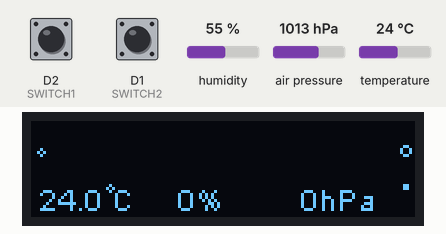
This program was run on a simulated ESP8266 (NodeMCU). Shown: 128×32 one-colour display. The inputs (shaded band) are chosen by the test bench; at power-on: D2 (SWITCH1) HIGH, D1 (SWITCH2) HIGH, humidity 55 %, air pressure 1013 hPa, temperature 24 °C. WiFi joins after 1.5 s; servers stay silent unless stated; what the program prints to the serial monitor is not drawn.

Above: at 2.7 s.
2.8 s: D2 (SWITCH1) pulled LOW for 0.15 s
At 4.6 s:
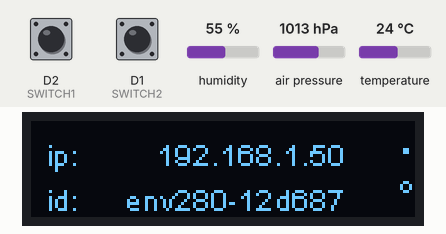
4.9 s: D2 (SWITCH1) pulled LOW for 1 s
At 7.6 s:
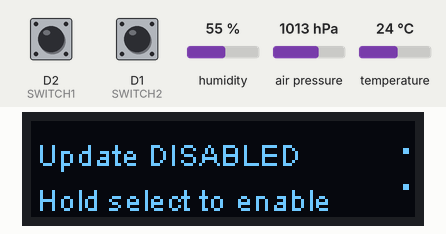
7.9 s: D1 (SWITCH2) pulled LOW for 1 s
At 8.08 s:
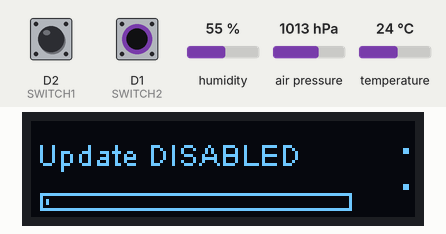
10.6 s: D1 (SWITCH2) pulled LOW for 3.2 s
At 13.3 s:
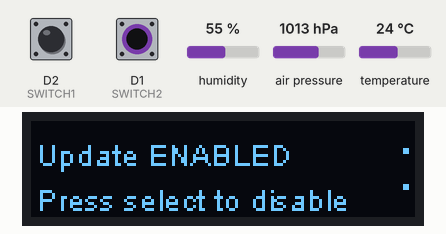
15.3 s: D2 (SWITCH1) pulled LOW for 0.15 s
At 16.2 s:
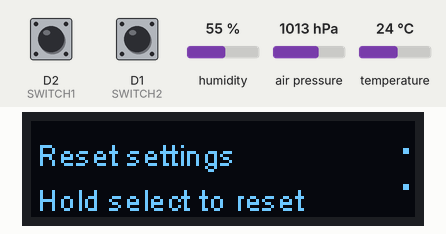
17.4 s: D1 (SWITCH2) pulled LOW for 0.15 s
Timing chart, 0 to 20.1 s (numbered marks = the images above; inputs shaded):
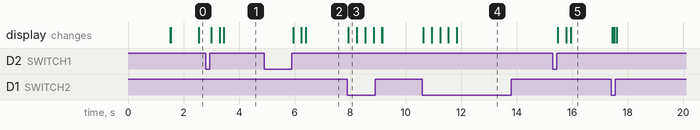

The program:

main.cpp
```cpp
#include <Arduino.h>

/**
 * The MIT License (MIT)
 *
 * Copyright (c) 2016 by Daniel Eichhorn
 * Copyright (c) 2016 by Fabrice Weinberg
 *
 * Permission is hereby granted, free of charge, to any person obtaining a copy
 * of this software and associated documentation files (the "Software"), to deal
 * in the Software without restriction, including without limitation the rights
 * to use, copy, modify, merge, publish, distribute, sublicense, and/or sell
 * copies of the Software, and to permit persons to whom the Software is
 * furnished to do so, subject to the following conditions:
 *
 * The above copyright notice and this permission notice shall be included in all
 * copies or substantial portions of the Software.
 *
 * THE SOFTWARE IS PROVIDED "AS IS", WITHOUT WARRANTY OF ANY KIND, EXPRESS OR
 * IMPLIED, INCLUDING BUT NOT LIMITED TO THE WARRANTIES OF MERCHANTABILITY,
 * FITNESS FOR A PARTICULAR PURPOSE AND NONINFRINGEMENT. IN NO EVENT SHALL THE
 * AUTHORS OR COPYRIGHT HOLDERS BE LIABLE FOR ANY CLAIM, DAMAGES OR OTHER
 * LIABILITY, WHETHER IN AN ACTION OF CONTRACT, TORT OR OTHERWISE, ARISING FROM,
 * OUT OF OR IN CONNECTION WITH THE SOFTWARE OR THE USE OR OTHER DEALINGS IN THE
 * SOFTWARE.
 *
 */

// Requires brzo_i2c
#include "SSD1306Brzo.h"

// Include the UI lib
#include "OLEDDisplayUi.h"

// Include custom images
#include "images.h"

// For BME280
#include <Wire.h>
#include <SPI.h>
#include <Adafruit_Sensor.h>
#include <Adafruit_BME280.h>

// Wifi, mDNS and OTA
#include <ESP8266WiFi.h>
#include <ESP8266mDNS.h>
#include <WiFiUdp.h>
#include <ArduinoOTA.h>

// WifiManager for setting up connection
#include <DNSServer.h>            //Local DNS Server used for redirecting all requests to the configuration portal
#include <ESP8266WebServer.h>     //Local WebServer used to serve the configuration portal
#include <WiFiManager.h>          //https://github.com/tzapu/WiFiManager WiFi Configuration Magic

// Switches
#include <Bounce2.h>

// BME280 connections
#define BME_SCK   14      // D5
#define BME_MOSI  13      // D7
#define BME_MISO  12      // D6
#define BME_CS    15      // D8

// Switch connections - momentary push-to-make connected between these pins
// and GND
#define SWITCH2   5       // D1
#define SWITCH1   4       // D2

char hostName[32];
char chipId[8];

Adafruit_BME280 bme(BME_CS); // hardware SPI
boolean bme280Connected = false;

float temp = -1.0f;
float pressure = -1.0f;
float humidity = -1.0f;

#define DATA_PER_SECOND_SIZE 112
float tempPerSecond[DATA_PER_SECOND_SIZE];
uint16_t tempPerSecondFirst = 0;
uint16_t tempPerSecondCount = 0;

unsigned long lastSecondMillis = 0;

// Display connections - SDA to D3, SCL to D4
// (plus VCC to 3.3V and GND to GND connection)
SSD1306Brzo display(GEOMETRY_128_32, 0x3c, D3, D4);

OLEDDisplayUi ui(&display);

// Firmware update state
boolean firmwareUpdateEnabled = false;
int16_t firmwareUpdateEnableTicks = 0;
int16_t firmwareUpdateEnableMinTicks = 60;

// Factory reset state
int16_t factoryResetTicks = 0;
int16_t factoryResetMinTicks = 300;

Bounce switch1 = Bounce();
Bounce switch2 = Bounce();

void drawLines(int16_t x, int16_t y, String line1, String line2) {
  display.setTextAlignment(TEXT_ALIGN_LEFT);
  display.setFont(ArialMT_Plain_10);
  display.drawString(2 + x, 5 + y, line1);
  display.drawString(2 + x, 20 + y, line2);
}

void drawProgress(int16_t x, int16_t y, int16_t percent) {
  display.drawRect(x + 3, y + 24, 104, 6);
  display.fillRect(x + 5, y + 26, percent, 2);
}

void displayProgress(String text, int16_t percent) {
  display.clear();
  drawLines(0, 0, text, "");
  drawProgress(0, 0, percent);
  display.display();
}

void displayMessage(String line1, String line2) {
  display.clear();
  drawLines(0, 0, line1, line2);
  display.display();
}

void recordData(float currentData, float *data, uint16_t *dataFirst, uint16_t *dataCount, uint16_t dataSize) {
  uint16_t next = 0;

  next = *dataFirst + *dataCount;
  if (next >= dataSize) next -= dataSize;

  data[next] = currentData;
  (*dataCount)++;
  if (*dataCount > dataSize) {
    *dataCount = dataSize;
    (*dataFirst)++;
    if (*dataFirst >= dataSize) {
      *dataFirst -= dataSize;
    }
  }
}

void drawGraph(OLEDDisplay *display, int16_t x, int16_t y, float currentData, float *data, uint16_t dataFirst, uint16_t dataCount, uint16_t dataSize, float scale, int16_t radius, int16_t width) {

  int16_t i = 0;

  int16_t bi = dataFirst + dataCount - 1;
  if (bi >= dataSize) bi -= dataSize;

  int16_t currentPixel = round(currentData * - scale);

  for (i = 0; i < width && i < dataCount; i++) {
    int16_t pixel = round(tempPerSecond[bi] * - scale) - currentPixel;
    boolean outside = true;
    if (pixel < -radius) {
      pixel = -radius;
    } else if (pixel > radius) {
      pixel = radius;
    } else {
      outside = false;
    }
    if (!outside || (i & 1)) {
      display->setPixel(x - i, y + pixel);
    }

    bi--;
    if (bi < 0) bi += dataSize;
  }

}

void drawGraphStatic(OLEDDisplay *display, int16_t x, int16_t y, float currentData, float *data, uint16_t dataFirst, uint16_t dataCount, uint16_t dataSize, float scale, int16_t radius) {

  int16_t i = 0;


  int16_t bi = dataFirst + dataCount - 1;
  if (bi >= dataSize) bi -= dataSize;

//  int16_t currentPixel = round(data[bi] * - scale);
  int16_t currentPixel = round(currentData * - scale);

  for (i = 0; i < dataCount; i++) {
    int16_t pixel = round(tempPerSecond[i] * - scale) - currentPixel;
    boolean outside = true;
    if (pixel < -radius) {
      pixel = -radius;
    } else if (pixel > radius) {
      pixel = radius;
    } else {
      outside = false;
    }
    if (!(i >= bi - 2 && i < bi + 8)) {
      if (!outside || (i & 1)) {
        display->setPixel(x + i, y + pixel);
      }
    }
  }

  display->drawCircle(x + bi, y, 1);
  if (bi & 1) {
    display->setPixel(x + bi, y);
  }

}

void drawMain(OLEDDisplay *display, OLEDDisplayUiState* state, int16_t x, int16_t y) {
  char line[32];

//  drawGraph(display, x + 113, y + 11, temp, tempPerSecond,tempPerSecondFirst, tempPerSecondCount, DATA_PER_SECOND_SIZE, 8.0f, 8, 112);
  drawGraphStatic(display, x + 3, y + 10, temp, tempPerSecond,tempPerSecondFirst, tempPerSecondCount, DATA_PER_SECOND_SIZE, 8.0f, 8);

  display->setFont(ArialMT_Plain_10);

  display->setTextAlignment(TEXT_ALIGN_RIGHT);
  dtostrf(temp, 4, 1, line);
  display->drawString(24 + x, 20 + y, line);

  display->setTextAlignment(TEXT_ALIGN_LEFT);
  display->drawString(24 + x, 20 + y, " C");
  display->drawCircle(26 + x, 22 + y, 1);

  display->setTextAlignment(TEXT_ALIGN_RIGHT);
  sprintf(line, "%2d", round(humidity));
  display->drawString(55 + x, 20 + y, line);
  display->setTextAlignment(TEXT_ALIGN_LEFT);
  display->drawString(55 + x, 20 + y, "%");

  display->setTextAlignment(TEXT_ALIGN_RIGHT);
  sprintf(line, "%4d", round(pressure));
  display->drawString(96 + x, 20 + y, line);
  display->setTextAlignment(TEXT_ALIGN_LEFT);
  display->drawString(96 + x, 20 + y, "hPa");
}

void drawIPAndId(OLEDDisplay *display, OLEDDisplayUiState* state, int16_t x, int16_t y) {
  display->setFont(ArialMT_Plain_10);

  display->setTextAlignment(TEXT_ALIGN_RIGHT);
  display->drawString(16 + x, 5 + y, "ip:");
  display->drawString(16 + x, 20 + y, "id:");

  display->drawString(105 + x, 5 + y, WiFi.localIP().toString().c_str());
  display->drawString(105 + x, 20 + y, hostName);
}

void drawFirmwareEnable(OLEDDisplay *display, OLEDDisplayUiState* state, int16_t x, int16_t y) {
  display->setFont(ArialMT_Plain_10);

  if (firmwareUpdateEnabled) {
    display->setTextAlignment(TEXT_ALIGN_LEFT);
    display->drawString(2 + x, 5 + y, "Update ENABLED");
    display->drawString(2 + x, 20 + y, "Press select to disable");

    if (firmwareUpdateEnableTicks > 0) {
      if (switch2.fell()) {
        firmwareUpdateEnableTicks = 0;
      }
    } else {
      if (switch2.rose()) {
        firmwareUpdateEnabled = false;
      }
    }

  } else {

    if (!switch2.read()) {
      firmwareUpdateEnableTicks++;
      if (firmwareUpdateEnableTicks > firmwareUpdateEnableMinTicks) {
        firmwareUpdateEnabled = true;
        firmwareUpdateEnableTicks = firmwareUpdateEnableMinTicks;
      }
    } else {
      firmwareUpdateEnableTicks -= 4;
      if (firmwareUpdateEnableTicks <= 0) firmwareUpdateEnableTicks = 0;
    }

    display->setTextAlignment(TEXT_ALIGN_LEFT);
    display->drawString(2 + x, 5 + y, "Update DISABLED");
    if (firmwareUpdateEnableTicks == 0) {
      display->drawString(2 + x, 20 + y, "Hold select to enable");
    } else {
      drawProgress(x, y, firmwareUpdateEnableTicks * 100 / firmwareUpdateEnableMinTicks);
    }
  }

}

void drawFactoryReset(OLEDDisplay *display, OLEDDisplayUiState* state, int16_t x, int16_t y) {
  display->setFont(ArialMT_Plain_10);

  if (!switch2.read()) {
    factoryResetTicks++;
    if (factoryResetTicks > factoryResetMinTicks) {
      WiFi.disconnect();
      displayMessage("Settings reset", "Restarting...");
      delay(1000);
      ESP.reset();
      delay(1000);
    }
  } else {
    factoryResetTicks -= 4;
    if (factoryResetTicks <= 0) factoryResetTicks = 0;
  }

  display->setTextAlignment(TEXT_ALIGN_LEFT);
  display->drawString(2 + x, 5 + y, "Reset settings");
  if (factoryResetTicks == 0) {
    display->drawString(2 + x, 20 + y, "Hold select to reset");
  } else {
    drawProgress(x, y, factoryResetTicks * 100 / factoryResetMinTicks);
  }

}

// This array keeps function pointers to all frames
// frames are the single views that slide in
FrameCallback frames[] = { drawMain, drawIPAndId, drawFirmwareEnable, drawFactoryReset};

// how many frames are there?
int frameCount = 4;

//void msOverlay(OLEDDisplay *display, OLEDDisplayUiState* state) {
//  display->setTextAlignment(TEXT_ALIGN_RIGHT);
//  display->setFont(ArialMT_Plain_10);
//  display->drawString(128, 0, String(millis()));
//}

// Overlays are statically drawn on top of a frame eg. a clock
//OverlayCallback overlays[] = { msOverlay };
//int overlaysCount = 1;

OverlayCallback overlays[] = { };
int overlaysCount = 0;

//gets called when WiFiManager enters configuration mode
void configModeCallback (WiFiManager *myWiFiManager) {
  char line1[32];
  char line2[32];

  Serial.println("Entered config mode");
  Serial.println(WiFi.softAPIP());
  //if you used auto generated SSID, print it
  Serial.println(myWiFiManager->getConfigPortalSSID());

  sprintf(line1, "Use WiFi network %s", chipId);
  sprintf(line2, "Go to http://%s", WiFi.softAPIP().toString().c_str());
  displayMessage(line1, line2);
}

void setup() {

  sprintf(hostName, "env280-%06x", ESP.getChipId());

  sprintf(chipId, "%06x", ESP.getChipId());

  Serial.begin(115200);
  Serial.println();
  Serial.println();

  //Set up switches
  pinMode(SWITCH1, INPUT_PULLUP);
  pinMode(SWITCH2, INPUT_PULLUP);
  switch1.attach(SWITCH1);
  switch2.attach(SWITCH2);
  switch1.interval(5); // interval in ms
  switch2.interval(5);

  bme280Connected = bme.begin();
  if (!bme280Connected) {
    Serial.println("Could not find a valid BME280 sensor, check wiring!");
  }

	// The ESP is capable of rendering 60fps in 80Mhz mode
	// but that won't give you much time for anything else
	// run it in 160Mhz mode or just set it to 30 fps
  ui.setTargetFPS(60);

	// Customize the active and inactive symbol
  ui.setActiveSymbol(activeSymbol);
  ui.setInactiveSymbol(inactiveSymbol);

  // You can change this to
  // TOP, LEFT, BOTTOM, RIGHT
  ui.setIndicatorPosition(RIGHT);

  // Defines where the first frame is located in the bar.
  ui.setIndicatorDirection(LEFT_RIGHT);

  // You can change the transition that is used
  // SLIDE_LEFT, SLIDE_RIGHT, SLIDE_UP, SLIDE_DOWN
  ui.setFrameAnimation(SLIDE_UP);

  // Add frames
  ui.setFrames(frames, frameCount);

  // Add overlays
  ui.setOverlays(overlays, overlaysCount);

  ui.setTimePerTransition(400);

  ui.disableAutoTransition();

  // Initialising the UI will init the display too.
  ui.init();

  display.flipScreenVertically();

  //Skip wifi if switch 1 is held
  if (digitalRead(SWITCH1)) {
    displayMessage("WiFi connecting", "Please wait...");

    WiFiManager wifiManager;

    //set callback that gets called when connecting to previous WiFi fails, and enters Access Point mode
    wifiManager.setAPCallback(configModeCallback);

    //timeout - this will quit WiFiManager if it's not configured in 3 minutes, causing a restart
    wifiManager.setConfigPortalTimeout(180);

    wifiManager.autoConnect(chipId);

    // Port defaults to 8266
    // ArduinoOTA.setPort(8266);

    // Hostname defaults to esp8266-[ChipID]
    ArduinoOTA.setHostname(hostName);

    // No authentication by default
    // ArduinoOTA.setPassword("admin");

    // Password can be set with its md5 value as well
    // MD5(admin) = 21232f297a57a5a743894a0e4a801fc3
    // ArduinoOTA.setPasswordHash("21232f297a57a5a743894a0e4a801fc3");

    ArduinoOTA.onStart([]() {
      // String type;
      // if (ArduinoOTA.getCommand() == U_FLASH)
      //   type = "sketch";
      // else // U_SPIFFS
      //   type = "filesystem";

      // NOTE: if updating SPIFFS this would be the place to unmount SPIFFS using SPIFFS.end()
      // Serial.println("Start updating " + type);
      Serial.println("Start updating");
      displayMessage("Updating...", "");

    });

    ArduinoOTA.onEnd([]() {
      Serial.println("\nEnd");
      displayMessage("Update complete", "Restarting...");
    });

    ArduinoOTA.onProgress([](unsigned int progress, unsigned int total) {
      char line[32];
      // sprintf(line, "Progress: %u%%\r", (progress / (total / 100)));
      displayProgress("Updating...", (progress / (total / 100)));

      // Serial.printf("Progress: %u%%\r", (progress / (total / 100)));
    });

    ArduinoOTA.onError([](ota_error_t error) {
      Serial.printf("Error[%u]: ", error);
      if (error == OTA_AUTH_ERROR) {
        Serial.println("Auth Failed");
        displayMessage("Update error", "Auth failed!");

      } else if (error == OTA_BEGIN_ERROR) {
        Serial.println("Begin Failed");
        displayMessage("Update error", "Begin failed!");

      } else if (error == OTA_CONNECT_ERROR) {
        Serial.println("Connect Failed");
        displayMessage("Update error", "Connect failed!");

      } else if (error == OTA_RECEIVE_ERROR) {
        Serial.println("Receive Failed");
        displayMessage("Update error", "Receive failed!");

      } else if (error == OTA_END_ERROR) {
        Serial.println("End Failed");
        displayMessage("Update error", "End failed!");
      }
    });

    ArduinoOTA.begin();
    Serial.println("Ready");
    Serial.print("IP address: ");
    Serial.println(WiFi.localIP());
  }

  lastSecondMillis = millis();
}


void loop() {
  ArduinoOTA.handle();

  switch1.update();
  switch2.update();
  if (switch1.rose()) {
    ui.nextFrame();
  }

  int remainingTimeBudget = ui.update();

  if (remainingTimeBudget > 0) {

    if (bme280Connected) {
      temp = bme.readTemperature();
      pressure = bme.readPressure() / 100.0f;
      humidity = bme.readHumidity();

      while (millis() - lastSecondMillis > 1000) {
        lastSecondMillis += 1000;

        recordData(temp, tempPerSecond, &tempPerSecondFirst, &tempPerSecondCount, DATA_PER_SECOND_SIZE);
      }
    }

    // You can do some work here
    // Don't do stuff if you are below your
    // time budget.
    delay(remainingTimeBudget);
  }

}
```

Source omitted: images.h (data table, 2411 bytes)

Measured:
- after the input at 4.9 s, the display: first changes after 1.0 s (image 2 shows a later state)
- after the input at 7.9 s, the display: changes at once (image 3)
- after the input at 10.6 s, the display: first changes at once (image 4 shows a later state)
- after the input at 15.3 s, the display: first changes after 0.18 s (image 5 shows a later state)
